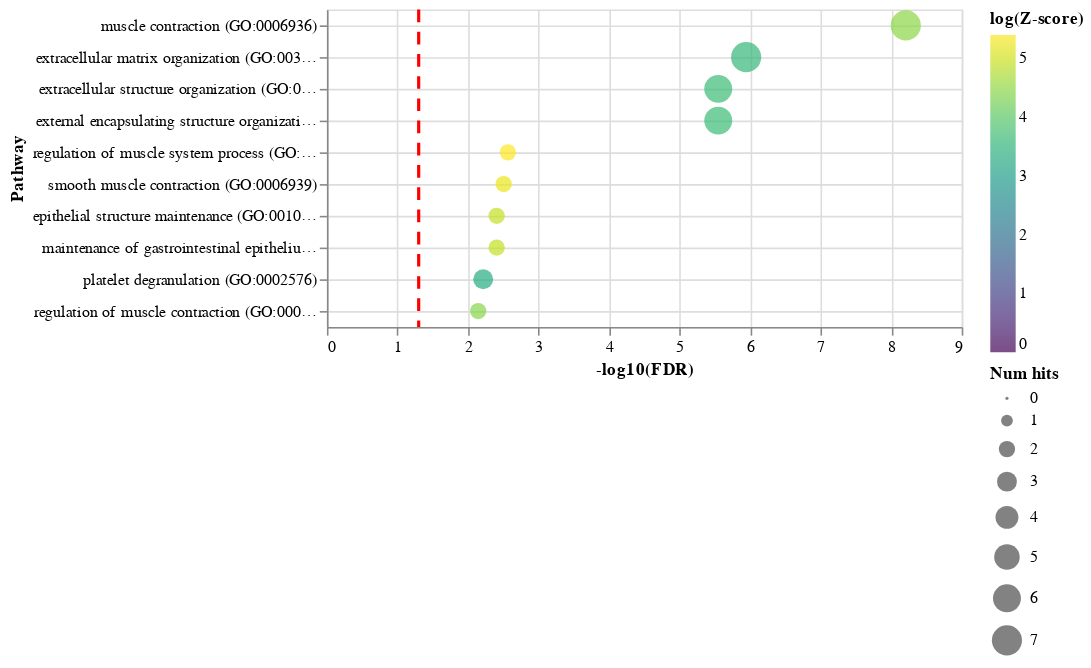

Here is the notebook cell this chart was saved with:
### Code cell
charts[3]

### Figure 1 — Vega-Lite specification as saved in the notebook (floating-point values rounded to 4 significant figures)
{"config": {"view": {"continuousWidth": 400, "continuousHeight": 300}, "axis": {"grid": true}}, "layer": [{"data": {"name": "data-e848b09833f1fadb28922c620a9451fd"}, "mark": "circle", "encoding": {"color": {"field": "log(Z-score)", "scale": {"domainMin": 0, "scheme": "viridis"}, "type": "quantitative"}, "size": {"field": "Num hits", "type": "quantitative"}, "x": {"field": "-log10(FDR)", "type": "quantitative"}, "y": {"field": "Pathway", "sort": {"encoding": "x", "order": "descending"}, "type": "nominal"}}}, {"data": {"name": "empty"}, "mark": {"type": "rule", "color": "red", "strokeDash": [8, 6], "strokeWidth": 2}, "encoding": {"x": {"datum": 1.301}}}], "$schema": "https://vega.github.io/schema/vega-lite/v4.17.0.json", "datasets": {"data-e848b09833f1fadb28922c620a9451fd": [{"Rank": 1, "Term name": "muscle contraction (GO:0006936)", "P-value": 2.848e-11, "Z-score": 87.65, "Combined score": 2128.0, "Overlapping genes": ["ACTA2", "CALD1", "TPM2", "TPM1", "MYL9", "ACTG2", "MYLK"], "Adjusted p-value": 6.208e-09, "Old p-value": 0, "Old adjusted p-value": 0, "Num hits": 7, "-log10(FDR)": 8.207, "Pathway": "muscle contraction (GO:0006936)", "log(Z-score)": 4.473}, {"Rank": 2, "Term name": "extracellular matrix organization (GO:0030198)", "P-value": 1.045e-08, "Z-score": 36.18, "Combined score": 664.9, "Overlapping genes": ["MMP11", "SPARC", "COL1A2", "COL11A1", "FN1", "SPP1", "TIMP2"], "Adjusted p-value": 1.139e-06, "Old p-value": 0, "Old adjusted p-value": 0, "Num hits": 7, "-log10(FDR)": 5.944, "Pathway": "extracellular matrix organization (GO:0030198)", "log(Z-score)": 3.589}, {"Rank": 3, "Term name": "extracellular structure organization (GO:0043062)", "P-value": 5.056e-08, "Z-score": 40.35, "Combined score": 677.8, "Overlapping genes": ["MMP11", "SPARC", "COL1A2", "COL11A1", "FN1", "SPP1"], "Adjusted p-value": 2.832e-06, "Old p-value": 0, "Old adjusted p-value": 0, "Num hits": 6, "-log10(FDR)": 5.548, "Pathway": "extracellular structure organization (GO:0043062)", "log(Z-score)": 3.698}, {"Rank": 4, "Term name": "external encapsulating structure organization (GO:0045229)", "P-value": 5.197e-08, "Z-score": 40.15, "Combined score": 673.5, "Overlapping genes": ["MMP11", "SPARC", "COL1A2", "COL11A1", "FN1", "SPP1"], "Adjusted p-value": 2.832e-06, "Old p-value": 0, "Old adjusted p-value": 0, "Num hits": 6, "-log10(FDR)": 5.548, "Pathway": "external encapsulating structure organization (GO:0045229)", "log(Z-score)": 3.693}, {"Rank": 5, "Term name": "regulation of muscle system process (GO:0090257)", "P-value": 6.233e-05, "Z-score": 221.9, "Combined score": 2149.0, "Overlapping genes": ["TPM1", "MYL9"], "Adjusted p-value": 0.002717, "Old p-value": 0, "Old adjusted p-value": 0, "Num hits": 2, "-log10(FDR)": 2.566, "Pathway": "regulation of muscle system process (GO:0090257)", "log(Z-score)": 5.402}, {"Rank": 6, "Term name": "smooth muscle contraction (GO:0006939)", "P-value": 8.583e-05, "Z-score": 184.9, "Combined score": 1731.0, "Overlapping genes": ["ACTA2", "MYLK"], "Adjusted p-value": 0.003119, "Old p-value": 0, "Old adjusted p-value": 0, "Num hits": 2, "-log10(FDR)": 2.506, "Pathway": "smooth muscle contraction (GO:0006939)", "log(Z-score)": 5.22}, {"Rank": 7, "Term name": "epithelial structure maintenance (GO:0010669)", "P-value": 0.000144, "Z-score": 138.6, "Combined score": 1226.0, "Overlapping genes": ["SERPINA3", "TFF1"], "Adjusted p-value": 0.003923, "Old p-value": 0, "Old adjusted p-value": 0, "Num hits": 2, "-log10(FDR)": 2.406, "Pathway": "epithelial structure maintenance (GO:0010669)", "log(Z-score)": 4.932}, {"Rank": 8, "Term name": "maintenance of gastrointestinal epithelium (GO:0030277)", "P-value": 0.000144, "Z-score": 138.6, "Combined score": 1226.0, "Overlapping genes": ["SERPINA3", "TFF1"], "Adjusted p-value": 0.003923, "Old p-value": 0, "Old adjusted p-value": 0, "Num hits": 2, "-log10(FDR)": 2.406, "Pathway": "maintenance of gastrointestinal epithelium (GO:0030277)", "log(Z-score)": 4.932}, {"Rank": 9, "Term name": "platelet degranulation (GO:0002576)", "P-value": 0.0002514, "Z-score": 28.72, "Combined score": 238.1, "Overlapping genes": ["SERPINA3", "SPARC", "FN1"], "Adjusted p-value": 0.006089, "Old p-value": 0, "Old adjusted p-value": 0, "Num hits": 3, "-log10(FDR)": 2.215, "Pathway": "platelet degranulation (GO:0002576)", "log(Z-score)": 3.358}, {"Rank": 10, "Term name": "regulation of muscle contraction (GO:0006937)", "P-value": 0.0003535, "Z-score": 85.27, "Combined score": 677.7, "Overlapping genes": ["TPM1", "MYL9"], "Adjusted p-value": 0.007168, "Old p-value": 0, "Old adjusted p-value": 0, "Num hits": 2, "-log10(FDR)": 2.145, "Pathway": "regulation of muscle contraction (GO:0006937)", "log(Z-score)": 4.446}], "empty": [{}]}}
